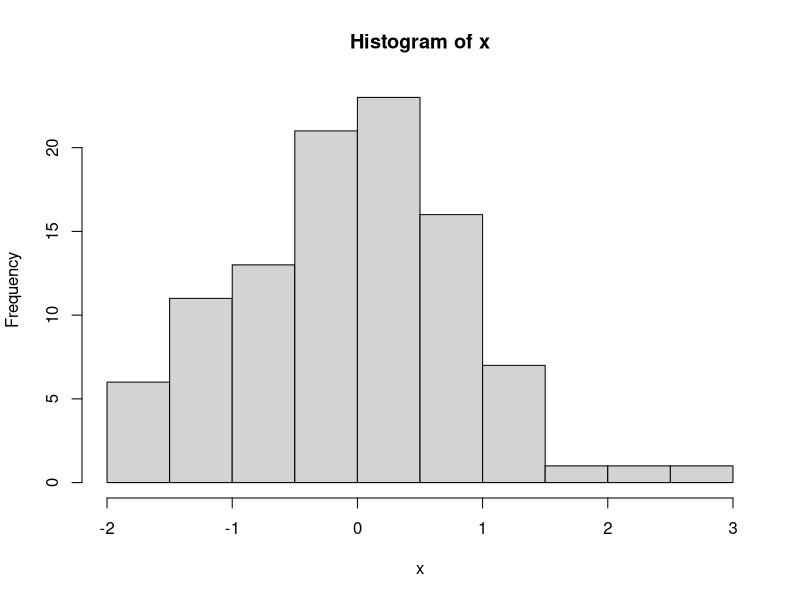

Source code (R):
## ---- chunk 1
knitr::opts_chunk$set(echo = TRUE)
## ---- chunk 2
x <- rnorm(n = 100, mean = 0, sd = 1)
## ---- chunk 3
mean(x)
## ---- chunk 4
hist(x)
